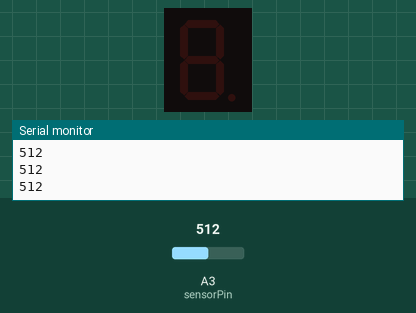
This sketch was run on a simulated Arduino Uno, built with avr-gcc and run on an emulated ATmega328P. Shown: 1-digit seven-segment display, the last lines printed to the serial monitor. Wiring (inferred from the names in the program): 1-digit 7-segment display, segments lit when HIGH: segments pin 4, pin 5, pin 8, pin 7, pin 6, pin 3, pin 2. The test bench sets the inputs (shaded band); at power-on: A3 (sensorPin) = 512. The segment pins are drawn as the display they are named for.

Above: at 11.2 s.
11.3 s: A3 (sensorPin) set to 499
At 11.8 s:
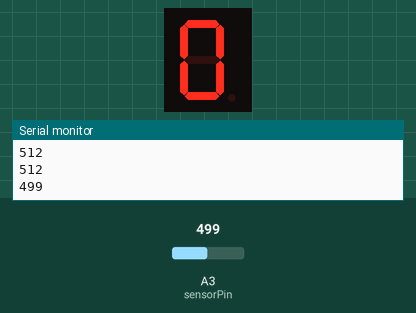
12.8 s: A3 (sensorPin) set to 716
At 15.2 s:
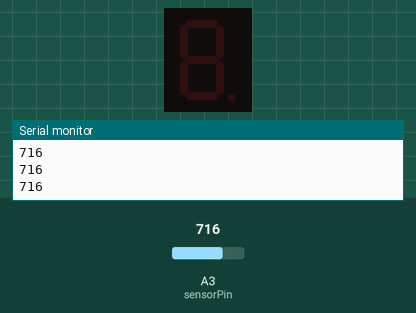
15.8 s: A3 (sensorPin) set to 511
At 20.0 s:
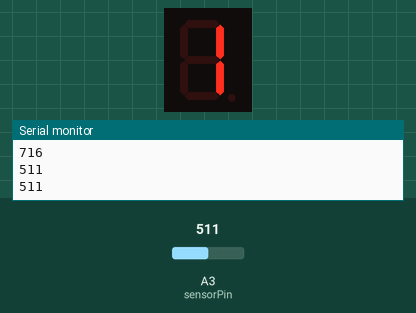
Timing chart, 0 to 21.5 s (numbered marks = the images above; inputs shaded):
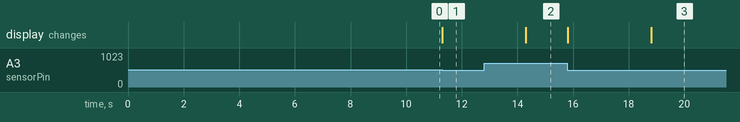

Measured:
- after the input at 11.3 s, the display: changes at once (image 1)
- after the input at 12.8 s, the display: changes after 1.5 s (image 2)
- after the input at 15.8 s, the display: first changes at once (image 3 shows a later state)

The sketch:

ButtonsLeds7_design_5.ino
```cpp
#define A  4
#define B  5
#define C  8
#define D  7
#define E  6
#define F  3
#define G  2
#define DP 9
int sensorPin = A3;
int sensorValue = 0;
int treshold = 0;
int num = 0;
int min = 1023;
int max = 0;

void setup() {
  Serial.begin(9600);
  pinMode(A, OUTPUT);
  pinMode(B, OUTPUT);
  pinMode(C, OUTPUT);
  pinMode(D, OUTPUT);
  pinMode(E, OUTPUT);
  pinMode(F, OUTPUT);
  pinMode(G, OUTPUT);
  while(millis() < 10000){
    digitalWrite(A, LOW);
    digitalWrite(B, LOW);
    digitalWrite(C, LOW);
    digitalWrite(D, LOW);
    digitalWrite(E, LOW);
    digitalWrite(F, LOW);
    digitalWrite(G, LOW);
    int val = analogRead(sensorPin);
    if (val < min){
      min = val;
    }
    if (val > max){
      max = val;
    }
    treshold = min + (max-min)/2;
  }
}

void loop() {
  sensorValue = analogRead(sensorPin);
  Serial.println(sensorValue);
  if (sensorValue < treshold){
    if (num == 0){
      digitalWrite(A, HIGH);
      digitalWrite(B, HIGH);
      digitalWrite(C, HIGH);
      digitalWrite(D, HIGH);
      digitalWrite(E, HIGH);
      digitalWrite(F, HIGH);
      digitalWrite(G, LOW);
      digitalWrite(DP, LOW);
      num++;
      delay(3000);
    }else if(num == 1){
      digitalWrite(A, LOW);
      digitalWrite(B, HIGH);
      digitalWrite(C, HIGH);
      digitalWrite(D, LOW);
      digitalWrite(E, LOW);
      digitalWrite(F, LOW);
      digitalWrite(G, LOW);
      digitalWrite(DP, LOW);
      num++;
      delay(3000);
    }else if(num == 2){
      digitalWrite(A, HIGH);
      digitalWrite(B, HIGH);
      digitalWrite(C, LOW);
      digitalWrite(D, HIGH);
      digitalWrite(E, HIGH);
      digitalWrite(F, LOW);
      digitalWrite(G, HIGH);
      digitalWrite(DP, LOW);
      num++;
      delay(3000);
    }else if(num == 3){
      digitalWrite(A, HIGH);
      digitalWrite(B, HIGH);
      digitalWrite(C, HIGH);
      digitalWrite(D, HIGH);
      digitalWrite(E, LOW);
      digitalWrite(F, LOW);
      digitalWrite(G, HIGH);
      digitalWrite(DP, LOW);
      num++;
      delay(3000);
    }else if(num == 4){
      digitalWrite(A, LOW);
      digitalWrite(B, HIGH);
      digitalWrite(C, HIGH);
      digitalWrite(D, LOW);
      digitalWrite(E, LOW);
      digitalWrite(F, HIGH);
      digitalWrite(G, HIGH);
      digitalWrite(DP, LOW);
      num++;
      delay(3000);
    }else if(num == 5){
      digitalWrite(A, HIGH);
      digitalWrite(B, LOW);
      digitalWrite(C, HIGH);
      digitalWrite(D, HIGH);
      digitalWrite(E, LOW);
      digitalWrite(F, HIGH);
      digitalWrite(G, HIGH);
      digitalWrite(DP, LOW);
      num++;
      delay(3000);
    }else if(num == 6){
      digitalWrite(A, HIGH);
      digitalWrite(B, LOW);
      digitalWrite(C, HIGH);
      digitalWrite(D, HIGH);
      digitalWrite(E, HIGH);
      digitalWrite(F, HIGH);
      digitalWrite(G, HIGH);
      digitalWrite(DP, HIGH);
      num++;
      delay(3000);
    }else if(num == 7){
      digitalWrite(A, HIGH);
      digitalWrite(B, HIGH);
      digitalWrite(C, HIGH);
      digitalWrite(D, LOW);
      digitalWrite(E, LOW);
      digitalWrite(F, LOW);
      digitalWrite(G, LOW);
      digitalWrite(DP, LOW);
      num++;
      delay(3000);
    }else if(num == 8){
      digitalWrite(A, HIGH);
      digitalWrite(B, HIGH);
      digitalWrite(C, HIGH);
      digitalWrite(D, HIGH);
      digitalWrite(E, HIGH);
      digitalWrite(F, HIGH);
      digitalWrite(G, HIGH);
      digitalWrite(DP, LOW);
      num++;
      delay(3000);
    }else if(num == 9){
      digitalWrite(A, HIGH);
      digitalWrite(B, HIGH);
      digitalWrite(C, HIGH);
      digitalWrite(D, HIGH);
      digitalWrite(E, LOW);
      digitalWrite(F, HIGH);
      digitalWrite(G, HIGH);
      digitalWrite(DP, HIGH);
      num=0;
      delay(3000);
    }
  }else{
    digitalWrite(A, LOW);
    digitalWrite(B, LOW);
    digitalWrite(C, LOW);
    digitalWrite(D, LOW);
    digitalWrite(E, LOW);
    digitalWrite(F, LOW);
    digitalWrite(G, LOW);
    digitalWrite(DP, LOW);
    num = 0;
  }
}
```
